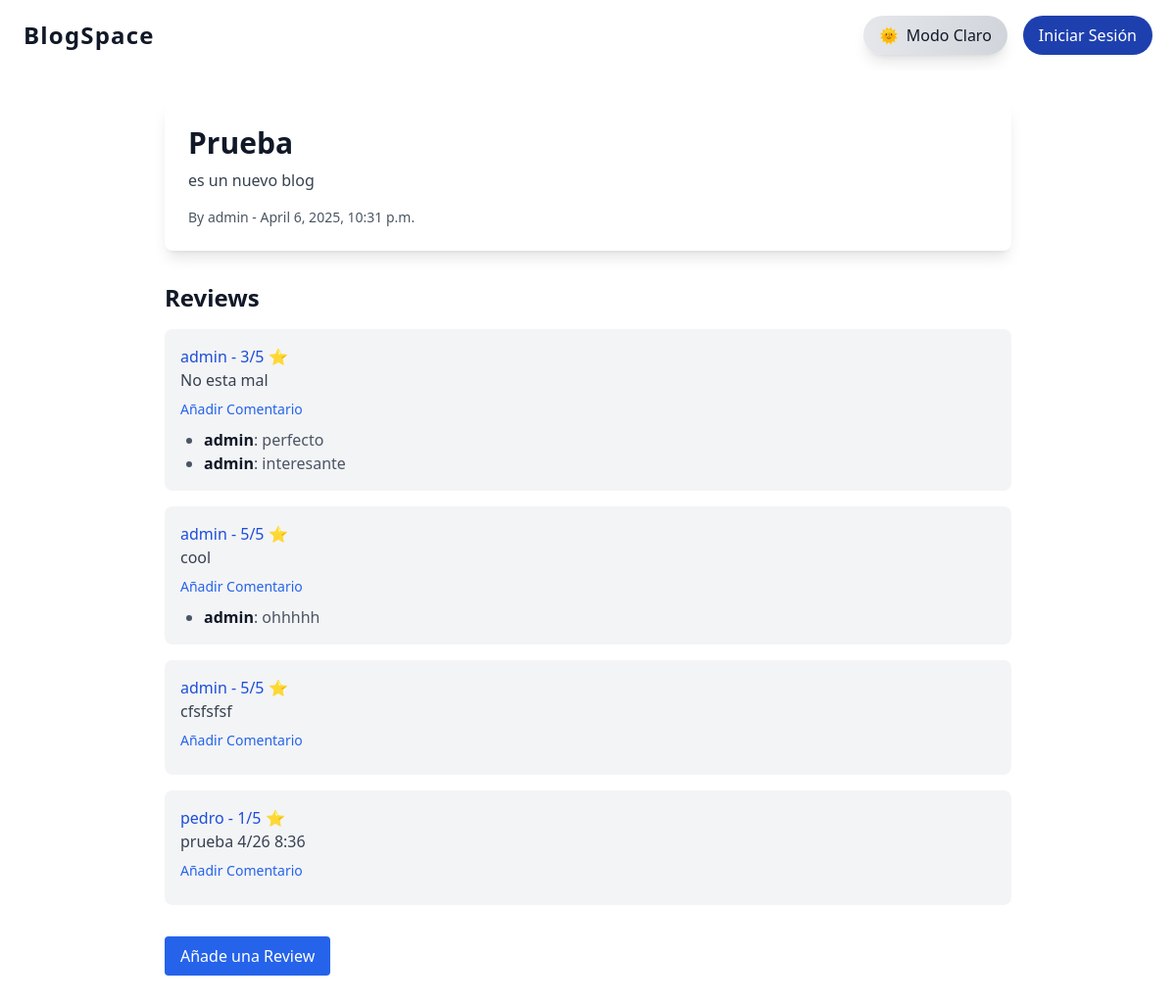
Before: /blog/1/ with the older database file.
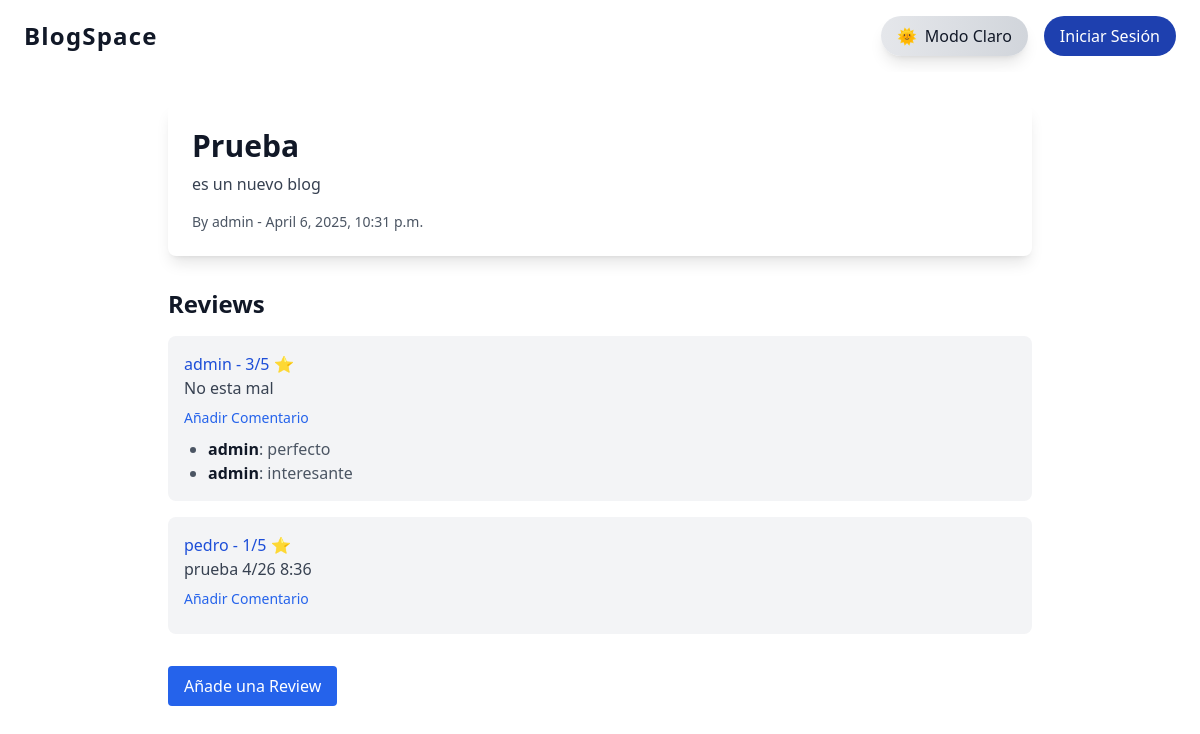
After: the same page with the newer database file.
### blogapp/models.py (models this page shows, shortened)
class Review(models.Model):
    blog = models.ForeignKey(Blog, on_delete=models.CASCADE, related_name='reviews')
    reviewer = models.ForeignKey(User, on_delete=models.CASCADE)
    rating = models.IntegerField(validators=[MinValueValidator(1), MaxValueValidator(5)])
    comment = models.TextField()
    created_at = models.DateTimeField(auto_now_add=True)
    class Meta:
        unique_together = ('blog', 'reviewer')

class Comment(models.Model):
    review = models.ForeignKey(Review, on_delete=models.CASCADE, related_name='comments')
    commenter = models.ForeignKey(User, on_delete=models.CASCADE)
    content = models.TextField()
    created_at = models.DateTimeField(auto_now_add=True)

### blogapp/views.py (the view)
# urls.py: path('blog/<int:pk>/', BlogDetailView.as_view(), name='blog_detail'),
class BlogDetailView(DetailView):
    model = Blog
    template_name = 'blogapp/blog_detail.html'

### blogapp/templates/blogapp/blog_detail.html (shortened to what this page needs)
{% extends 'base.html' %}
{% block content %}
  <article class="bg-white dark:bg-gray-900 p-6 rounded-lg shadow-lg transition-all duration-700 ease-in-out dark:text-white text-gray-900 animate-fade-in">
    <h1 class="text-3xl font-bold mb-2">{{ object.title }}</h1>
    <p class="text-gray-700 dark:text-gray-300 mb-4">{{ object.content }}</p>
    <p class="text-sm text-gray-600 dark:text-gray-500">By {{ object.author.username }} - {{ object.created_at }}</p>
  </article>
  <section class="mt-8">
    <h2 class="text-2xl font-semibold mb-4">Reviews</h2>
    {% for review in object.reviews.all %}
      <div class="bg-gray-100 dark:bg-gray-800 p-4 rounded-lg mb-4 transition-all duration-700 ease-in-out dark:text-white text-gray-900 animate-fade-in">
        <p class="text-blue-700 dark:text-blue-300 font-medium">{{ review.reviewer.username }} - {{ review.rating }}/5 ⭐</p>
        <p class="text-gray-700 dark:text-gray-300">{{ review.comment }}</p>
        <a href="{% url 'blogapp:add_comment' blog_pk=object.pk review_pk=review.pk %}" class="text-sm text-blue-600 dark:text-blue-400 hover:text-blue-500 dark:hover:text-blue-300 mt-2 inline-block">Añadir Comentario</a>
        <ul class="mt-2 list-disc ml-6 text-gray-600 dark:text-gray-400">
          {% for comment in review.comments.all %}
            <li><span class="font-semibold text-gray-900 dark:text-white">{{ comment.commenter.username }}</span>: {{ comment.content }}</li>
          {% endfor %}
        </ul>
      </div>
    {% empty %}
      <p class="text-gray-400">No reviews yet. Be the first to add one.</p>
    {% endfor %}
    <a href="{% url 'blogapp:add_review' object.pk %}" class="mt-4 inline-block bg-blue-600 hover:bg-blue-700 text-white px-4 py-2 rounded transition-colors">Añade una Review</a>
  </section>
{% endblock %}

Changed rows visible on the page:
removed Review: reviewer.username "admin", rating "5", comment "cool"
removed Comment: commenter.username "admin", content "ohhhhh"
removed Review: reviewer.username "admin", rating "5", comment "cfsfsfsf"
